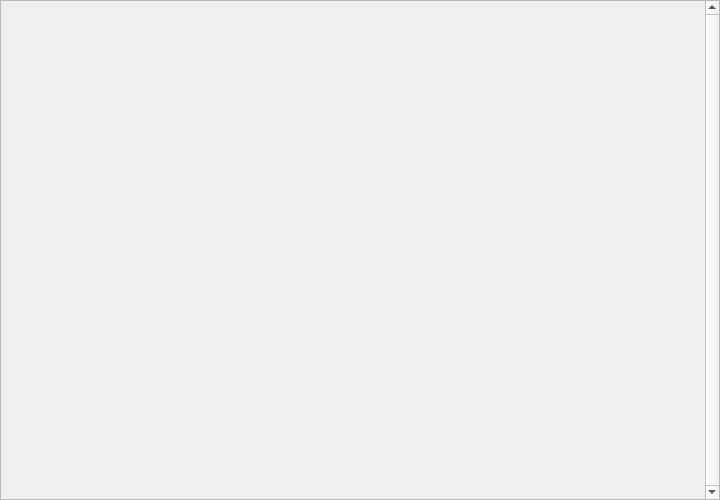
<?xml version="1.0" encoding="UTF-8"?>
<ui version="4.0">
 <class>DialogChooseGeneral</class>
 <widget class="QDialog" name="DialogChooseGeneral">
  <property name="geometry">
   <rect>
    <x>0</x>
    <y>0</y>
    <width>720</width>
    <height>500</height>
   </rect>
  </property>
  <property name="windowTitle">
   <string>请选择一个武将</string>
  </property>
  <property name="modal">
   <bool>true</bool>
  </property>
  <layout class="QHBoxLayout" name="horizontalLayout">
   <property name="leftMargin">
    <number>0</number>
   </property>
   <property name="topMargin">
    <number>0</number>
   </property>
   <property name="rightMargin">
    <number>0</number>
   </property>
   <property name="bottomMargin">
    <number>0</number>
   </property>
   <item>
    <widget class="QScrollArea" name="scrollArea">
     <property name="verticalScrollBarPolicy">
      <enum>Qt::ScrollBarAlwaysOn</enum>
     </property>
     <property name="sizeAdjustPolicy">
      <enum>QAbstractScrollArea::AdjustToContents</enum>
     </property>
     <property name="widgetResizable">
      <bool>true</bool>
     </property>
     <widget class="QWidget" name="scrollAreaWidgetContents">
      <property name="geometry">
       <rect>
        <x>0</x>
        <y>0</y>
        <width>701</width>
        <height>498</height>
       </rect>
      </property>
     </widget>
    </widget>
   </item>
  </layout>
 </widget>
 <resources/>
 <connections/>
</ui>
